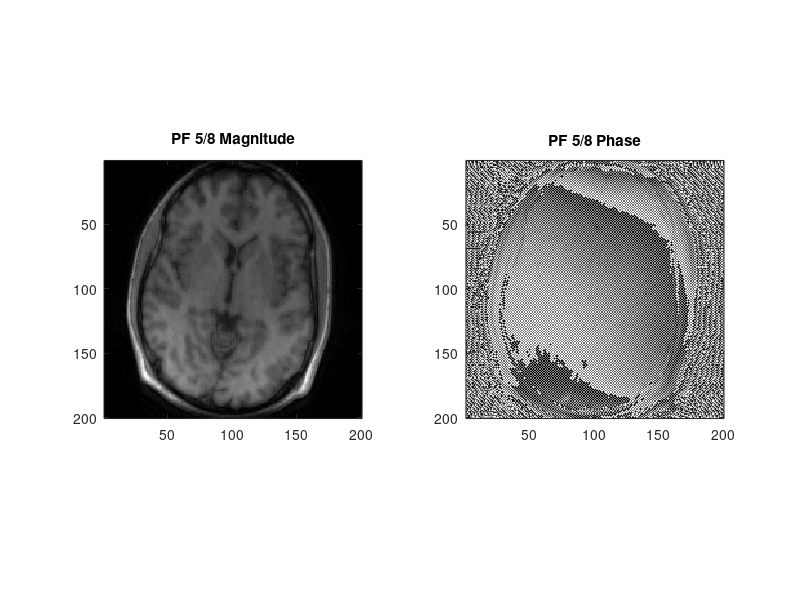
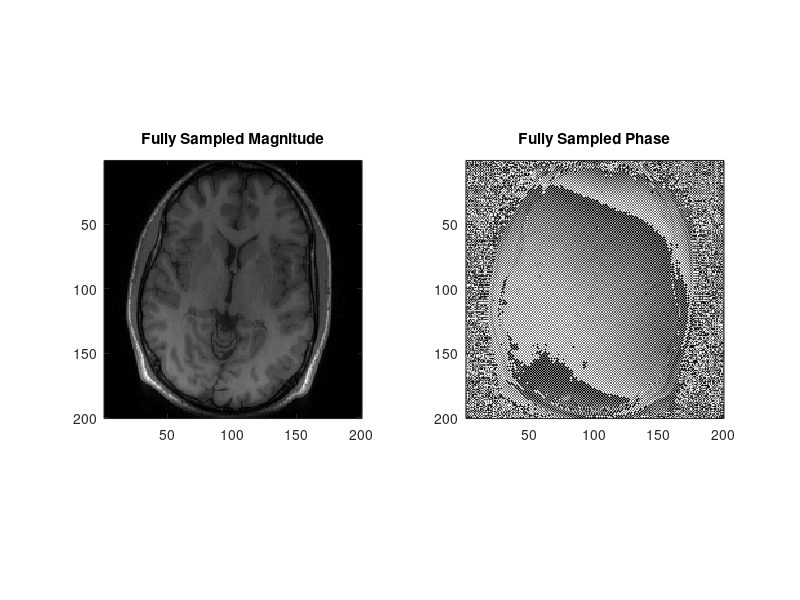
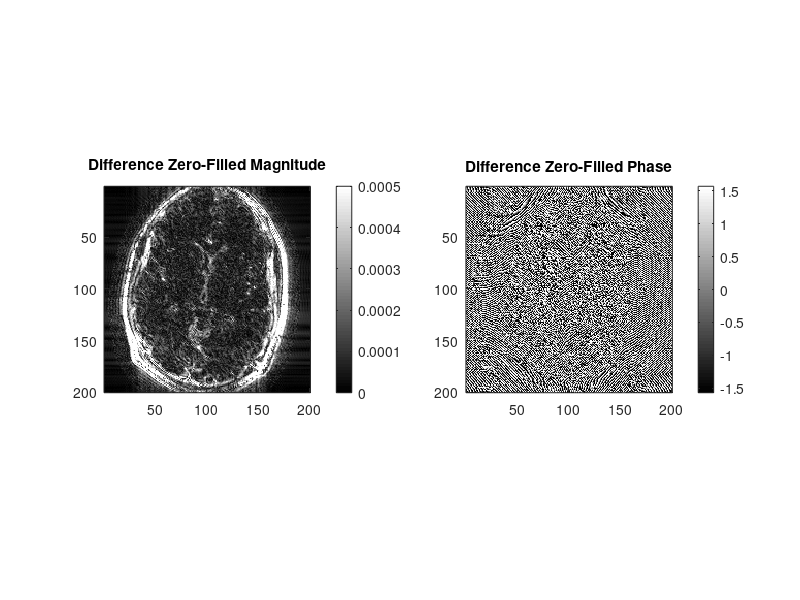
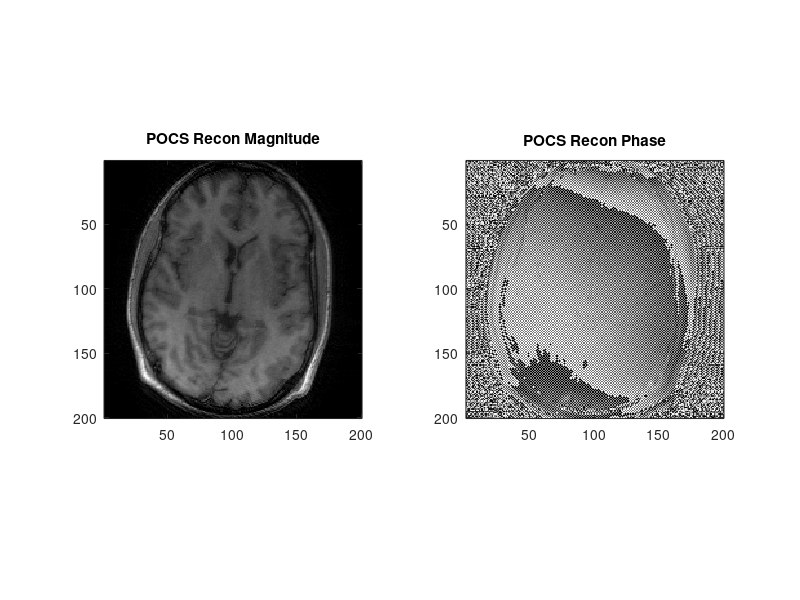

Recreate these plots in MATLAB, in order. (Note: this script raises an error after producing the figures.)
function hw_3()
close all;
q_1()
q_2()
end

%% Question 1 code
function q_1()
load('Data_Assignment3_Problem1.mat')

%%% Question 1a
% partial fourier undersampling
pffact = 5 / 8;
origSize = size(kspaceData_SingleCoil, 1);
numLines = origSize * pffact;
pf5_8 = zeros(origSize);
pf5_8(1:numLines, 1:numLines) = kspaceData_SingleCoil(1:numLines, 1:numLines);

% display partial fourier image
PFimg = ifftshift(ifft2(pf5_8));
figure;
subplot(1, 2, 1)
imagesc(abs(PFimg)); axis square; title('PF 5/8 Magnitude'); colormap('gray')
subplot(1, 2, 2)
imagesc(angle(PFimg)); axis square; title('PF 5/8 Phase'); colormap('gray')

% display original image
FSimg = ifftshift(ifft2(kspaceData_SingleCoil));
figure;
subplot(1, 2, 1)
imagesc(abs(FSimg)); axis square; title('Fully Sampled Magnitude'); colormap('gray')
subplot(1, 2, 2)
imagesc(angle(FSimg)); axis square; title('Fully Sampled Phase'); colormap('gray')

% display difference image
diffimg = FSimg - PFimg;
figure;
subplot(1, 2, 1)
imagesc(abs(diffimg)); axis square; title('Difference Zero-Filled Magnitude'); colormap('gray'); caxis([0 0.0005]); colorbar
subplot(1, 2, 2)
imagesc(angle(diffimg)); axis square; title('Difference Zero-Filled Phase'); colormap('gray'); caxis([-pi/2 pi/2]); colorbar

%%% Question 1b
pf5_8recon = POCS(pf5_8, pffact);
PFrecon = ifftshift(ifft2(pf5_8recon));
figure;
subplot(1, 2, 1)
imagesc(abs(PFrecon)); axis square; title('POCS Recon Magnitude'); colormap('gray')
subplot(1, 2, 2)
imagesc(angle(PFrecon)); axis square; title('POCS Recon Phase'); colormap('gray')

% display difference image
diffimg = FSimg - PFrecon;
figure;
subplot(1, 2, 1)
imagesc(abs(diffimg)); axis square; title('Difference POCS Magnitude'); colormap('gray'); caxis([0 0.0005]); colorbar
subplot(1, 2, 2)
imagesc(angle(diffimg)); axis square; title('Difference POCS Phase'); colormap('gray'); caxis([-pi/2 pi/2]); colorbar
end

% function to compute POCS partial fourier recon
function estk = POCS(pfk, pffact)
tol = 1e-6; % tolerance
maxIter = 200; % maximum number of iterations

% get center lines of k-space
imgSize = size(pfk, 1);
numLines = pffact * imgSize;
centLine = floor(imgSize / 2);
kcentLines = (centLine - (numLines - centLine)):numLines;

% estimate phase
phaseEst = zeros(imgSize);
phaseEst(kcentLines, :) = pfk(kcentLines, :);

iter = 0;
kprev = pfk; % current estimated k-space
diffk = ones(imgSize);
while(max(abs(diffk(:))) > tol && iter < maxIter)
    % compute new kspace
    mag = abs(ifftshift(ifft2(kprev)));
    phase = angle(ifftshift(ifft2(phaseEst)));
    estk = fft2(fftshift(mag .* exp(1i * phase)));
    estk(1:numLines, 1:numLines) = pfk(1:numLines, 1:numLines);
    diffk = estk - kprev;

    % update iterators
    iter = iter + 1;
    kprev = estk;
end
end

%% Question 2
function q_2()
load('Data_Assignment3_Problem2.mat')

%%% Question 2a
% coil-combined image
[imgSize, ~, numCoils] = size(kspaceData);
I = zeros(imgSize, imgSize, numCoils);
for k = 1:numCoils
    I(:, :, k) = conj(coilmaps(:, :, k)) .* ifftshift(ifft2(kspaceData(:, :, k))); % adjusted based on Jiayao's code
end
I = sum(I, 3);

figure;
imagesc(abs(I)); axis square; title('Coil Combined Image'); colormap('gray');

%%% Question 2b
R2k = kspaceData;
R2k(1:2:end, :, :) = 0;
IR2 = zeros(imgSize, imgSize, numCoils);
for k = 1:numCoils
    IR2(:, :, k) = conj(coilmaps(:, :, k)) .* ifftshift(ifft2(R2k(:, :, k)));
end
IR2 = sum(IR2, 3);

figure;
imagesc(abs(IR2)); axis square; title('Coil Combined Image R=2'); colormap('gray');

%%% Question 2c
IR2_sense = SENSE(R2k, coilmaps, 2);

figure;
imagesc(abs(IR2_sense)); axis square; title('SENSE Recon R=2'); colormap('gray');

% display difference image
diffImg = abs(I) - abs(IR2_sense);
figure;
imagesc(diffImg); axis square; title('Difference SENSE R=2'); colormap('gray');

%%% Question 2d
R4k = kspaceData;
R4k(1:4:end, :, :) = 0;
R4k(2:4:end, :, :) = 0;
R4k(3:4:end, :, :) = 0;
IR4 = zeros(imgSize, imgSize, numCoils);
for k = 1:numCoils
    IR4(:, :, k) = conj(coilmaps(:, :, k)) .* ifftshift(ifft2(R4k(:, :, k)));
end
IR4 = sum(IR4, 3);

figure;
imagesc(abs(IR4)); axis square; title('Coil Combined Image R=4'); colormap('gray');

% fix mismatched coilmap indices
IR4_sense = SENSE(R4k, coilmaps, 4);

figure;
imagesc(abs(IR4_sense)); axis square; title('SENSE Recon R=4'); colormap('gray');

% display difference image
diffImg = abs(I) - abs(IR4_sense);
figure;
imagesc(diffImg); axis square; title('Difference SENSE R=4'); colormap('gray');

end

function rho = SENSE(ksp, coilmaps, R)
[imgSize, ~, numCoils] = size(ksp);
FOVR = floor(imgSize / R);
rho = zeros(imgSize);

% get all coil images
imgs = zeros(imgSize, imgSize, numCoils);
for k = 1:numCoils
    imgs(:, :, k) = ifftshift(ifft2(ksp(:, :, k)));
end

for y = 1:FOVR
    yshift = y:FOVR:imgSize;
    for x = 1:imgSize
        I = squeeze(imgs(y, x, :));
        C = transpose(squeeze(coilmaps(yshift, x, :)));
        rho(yshift, x) = C \ I;
    end
end
end
